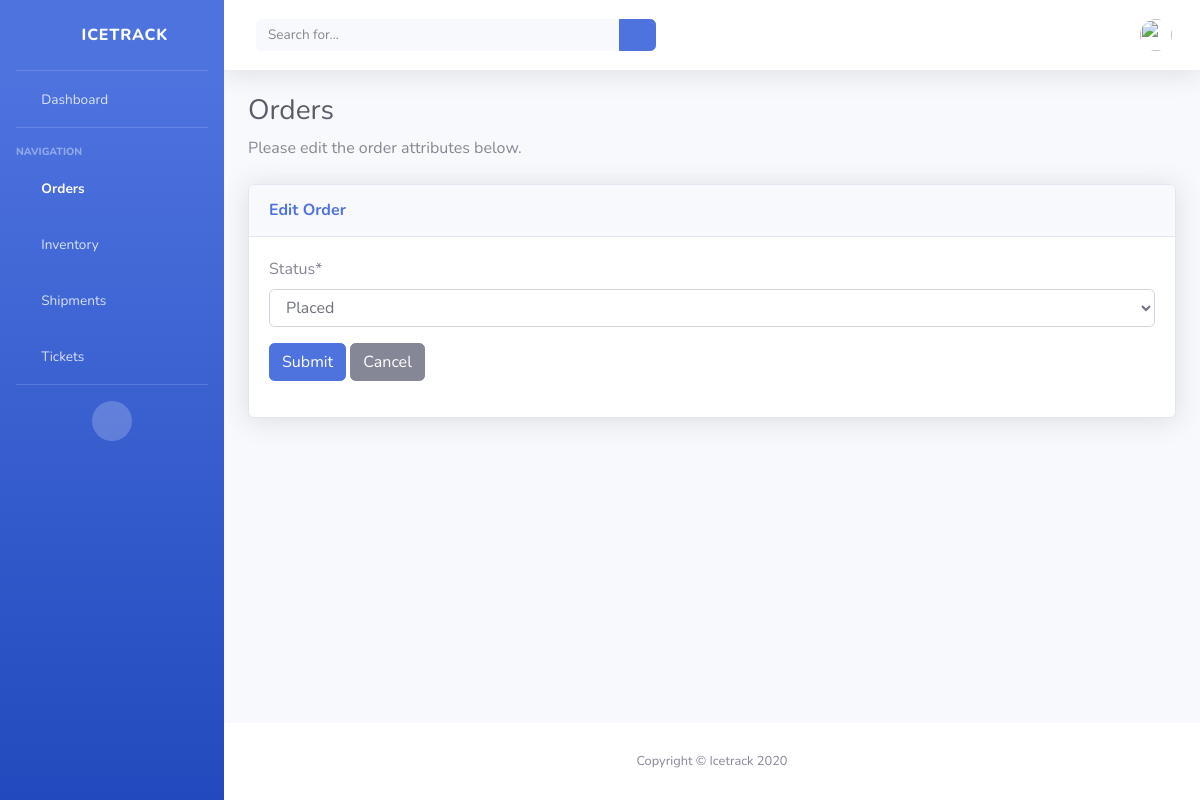
The page /orders/2/update on the database as committed earlier.
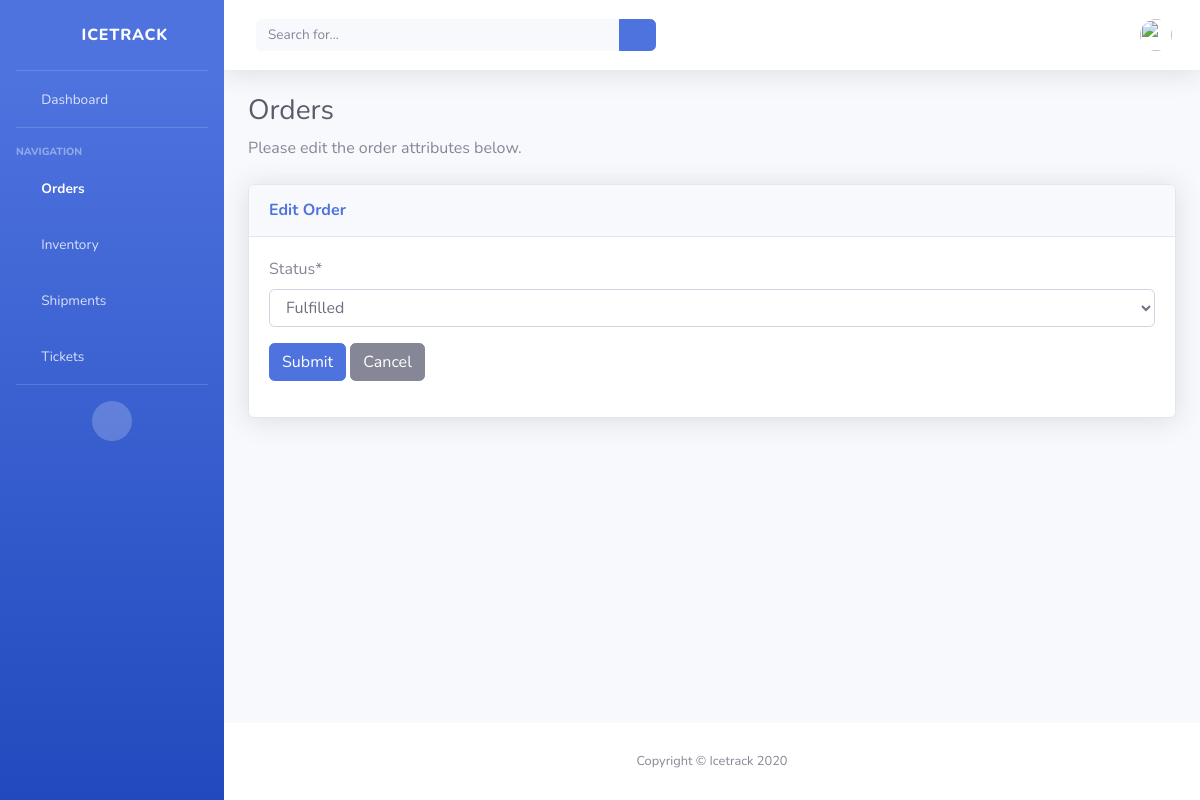
The same page on the database as committed later.
### icetrack/models.py (models this page shows, shortened)
class Order(models.Model):
    STATUS_CHOICES = [
        ('Placed', 'Placed'),
        ('Fulfilled', 'Fulfilled'),
        ('Canceled', 'Canceled'),
    ]
    name = models.CharField(max_length=50, blank=True, null=True)
    items = models.ManyToManyField('Inventory', blank=True, through='OrderItem')
    status = models.CharField(max_length=10, choices=STATUS_CHOICES, default='Placed')
    order_date = models.DateTimeField(auto_now_add=True, auto_now=False)

### icetrack/views.py (the view, shortened to what this page needs)
# urls.py: path('orders/<int:pk>/update', OrderUpdateView.as_view(), name="update_order"),
class OrderUpdateView(UpdateView):
    model = Order
    form_class = OrderUpdateForm
    success_url = '/orders/'
    template_name = 'create_order.html'

### icetrack/forms.py
class OrderUpdateForm(forms.ModelForm):
    class Meta:
        model = Order
        fields = ['status']

### templates/create_order.html
{% extends 'base_authenticated.html' %}
{% load crispy_forms_tags %}
{% block content%}
<div class="container-fluid">
    <h1 class="h3 mb-2 text-gray-800">Orders</h1>
    <p class="mb-4">
        {% if 'update' in request.path %}
            Please edit the order attributes below.
        {% else %}
            To create an order, please fill out the following form.
        {% endif %}
    </p>
    <div class="card shadow mb-4">
        <div class="card-header py-3">
            <h6 class="m-0 font-weight-bold text-primary">
                {% if 'update' in request.path %}
                    Edit Order
                {% else %}
                    Create Order
                {% endif %}
            </h6>
        </div>
        <div class="card-body">
			<form method='POST' action=''>{% csrf_token %}
				<div class="form-group">
					{{form|crispy}}
				</div>
		        <input type="submit" class="btn btn-primary" value='Submit'/>
				<a href="{{ view.get_success_url }}" class="btn btn-secondary">Cancel</a>
		    </form>
		</div>
	</div>
</div>
{% endblock content %}

Rows that differ between the two databases and show on the page:
changed Order: status "Placed" → "Fulfilled"
